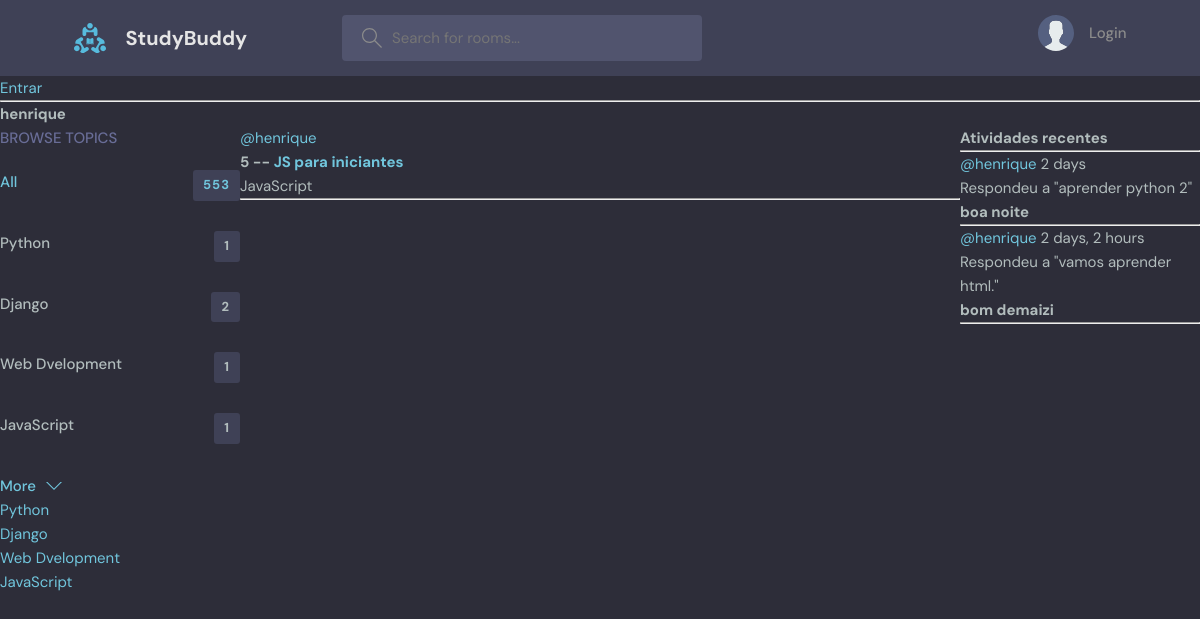
The page /profile/3 on the database its author committed.
### base/models.py (models this page shows, shortened)
class  Topic(models.Model):
    name = models.CharField(max_length=200)

class Room(models.Model):
    host = models.ForeignKey(User, on_delete=models.CASCADE, null=True)
    topic = models.ForeignKey(Topic, on_delete=models.SET_NULL, null=True)
    name = models.CharField(max_length=200)
    discription = models.TextField(null=True, blank=True)
    participants = models.ManyToManyField(
        User, related_name='participants', blank=True)
    updated = models.DateTimeField(auto_now=True)
    created = (models.DateTimeField(auto_now_add=True))
    class Meta:
        ordering = ['-updated', '-created']
    def __str__(self):
        return str(self.name)

class Message(models.Model):
    user = models.ForeignKey(User, on_delete=models.CASCADE)
    room = models.ForeignKey(Room, on_delete=models.CASCADE)
    body = models.TextField()
    updated = models.DateTimeField(auto_now=True)
    created = (models.DateTimeField(auto_now_add=True))
    class Meta:
        ordering = ['-updated', '-created']
    def __str__(self):
        return self.body[0:50]

### base/views.py (the view)
# urls.py: path('profile/<str:pk>', views.userProfile, name="user-profile"),
def userProfile(request, pk):
    user = User.objects.get(id=pk)
    rooms = user.room_set.all()
    room_messages = user.message_set.all()
    topics = Topic.objects.all()
    context = {'user':user, 'rooms':rooms, 'room_messages':room_messages, 'topics':topics}
    return render(request, 'base/profile.html', context)

### base/templates/base/profile.html (shortened to what this page needs)
{% extends 'main.html' %}
{% block content %}
<h1>{{user.username}}</h1>
<div class="profile-container">
    <div>
        {% include 'base/topics_component.html' %}
    </div>
    <div>
        {% include 'base/feed_component.html' %}
    </div>
    <div>
        {% include 'base/activity_component.html' %}
    </div>
</div>
{% endblock content %}

### base/templates/base/topics_component.html
<div class="topics">
    <div class="topics__header">
      <h2>Browse Topics</h2>
    </div>
    <ul class="topics__list">
      <li>
        <a href="{% url 'home' %}" class="active">All <span>553</span></a>
      </li>
      {% for topic in topics %}
      <li>
        <a href="{% url 'home' %}?q={{topic.name}}">{{topic.name}} <span>{{topic.room_set.all.count}}</span></a>
      </li>
      {% endfor %}
    </ul>
    <a class="btn btn--link" href="topics.html">
      More
      <svg version="1.1" xmlns="http://www.w3.org/2000/svg" width="32" height="32" viewBox="0 0 32 32">
        <title>chevron-down</title>
        <path d="M16 21l-13-13h-3l16 16 16-16h-3l-13 13z"></path>
      </svg>
    </a>
  </div>
{% for topic in topics %}
<div>
    <a href="{% url 'home' %}?q={{topic.name}}">{{topic.name}}</a>
</div>
{% endfor %}

### base/templates/base/feed_component.html (shortened to what this page needs)
{% for room in rooms %}
    <div>
        <a href="{% url 'user-profile' room.host.id %}">@{{room.host.username}}</a><br>
        <h3>{{room.id}} -- <a href="{% url 'room' room.id %}">{{room.name}}</a></h3>
        <small>{{room.topic.name}}</small>
        <hr>
    </div>
{% endfor %}

### base/templates/base/activity_component.html (shortened to what this page needs)
<h3>Atividades recentes</h3>
<hr>
{% for message in room_messages  %}
    <div>
        <small><a href="{% url 'user-profile' message.user.id %}">@{{message.user}}</a>    {{message.created|timesince}}</small><br>
        <small>Respondeu a "{{message.room}}"</small>
        <h3>{{message}}</h3>
        <hr>
    </div>
{% endfor %}

### static/styles/style.css (style rules this page uses)
:root { --color-main: #71c6dd; --color-main-light: #e1f6fb; --color-dark: #3f4156; --color-dark-medium: #51546e; --color-dark-light: #696d97; --color-light: #e5e5e5; --color-gray: #8b8b8b; --color-light-gray: #b2bdbd; --color-bg: #2d2d39; --color-success: #5dd693; --color-error: #fc4b0b; }
* { font-family: "DM Sans", -apple-system, BlinkMacSystemFont, "Segoe UI", Roboto, Oxygen, Ubuntu, Cantarell, "Open Sans", "Helvetica Neue", sans-serif; margin: 0; padding: 0; box-sizing: border-box; text-rendering: optimizeLegibility; font-size: inherit; }
html { font-size: 56.25%; }
@media only screen and (min-width: 1200px) { html { font-size: 62.5%; } }
body { line-height: 1.6; font-weight: 400; font-size: 1.5rem; color: var(--color-light-gray); background-color: var(--color-bg); min-height: 100vh; }
a { display: inline-block; color: var(--color-main); text-decoration: none; }
.btn { background-color: transparent; border: none; display: inline-flex; align-items: center; gap: 1rem; cursor: pointer; transition: all ease-in-out 0.3s; padding: 1rem 2rem; border-radius: 5px; box-shadow: 1px 1px 3px 1px rgba(0, 0, 0, 0.15); font-weight: 500; }
.btn--link { border-radius: 0; padding: 0; color: var(--color-main); box-shadow: none; }
.btn > svg { fill: currentColor; width: 1.6rem; height: 1.6rem; }
.topics__header { margin-bottom: 2rem; }
.topics__header h2 { text-transform: uppercase; font-weight: 500; color: var(--color-dark-light); }
.topics__list { list-style: none; }
.topics__list li a { display: flex; justify-content: space-between; margin-bottom: 3rem; font-weight: 500; color: var(--color-light-gray); transition: all 0.3s ease-in-out; }
.topics__list li a.active, .topics__list li a:hover { color: var(--color-main); }
.topics__list li a span { padding: 0.5rem 1rem; background-color: var(--color-dark); border-radius: 3px; font-size: 1.3rem; font-weight: 700; letter-spacing: 1px; }

### base/templates/base/profile.html (style rules this page uses)
.profile-container { display: grid; grid-template-columns: 1fr 3fr 1fr; }

### rows shown on the page
Topic: name "Python", room_set.all.count "1"
Topic: name "Django", room_set.all.count "2"
Topic: name "Web Dvelopment", room_set.all.count "1"
Topic: name "JavaScript", room_set.all.count "1"
Room: host.username "henrique", id "5", name "JS para iniciantes", topic.name "JavaScript"
Message: user "henrique", created "2 days", room "aprender python 2", body "boa noite"
Message: user "henrique", created "2 days, 2 hours", room "vamos aprender html.", body "bom demaizi"

### other values the page prints
{{ user.username }} "henrique"
